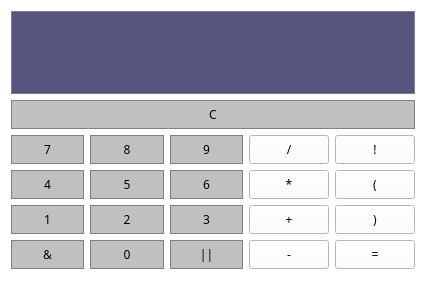
<?xml version="1.0" encoding="UTF-8"?>
<ui version="4.0">
 <class>Calculator</class>
 <widget class="QMainWindow" name="Calculator">
  <property name="geometry">
   <rect>
    <x>0</x>
    <y>0</y>
    <width>426</width>
    <height>302</height>
   </rect>
  </property>
  <property name="windowTitle">
   <string>Calculator</string>
  </property>
  <property name="styleSheet">
   <string notr="true">background-color: rgb(255, 255, 255);</string>
  </property>
  <widget class="QWidget" name="centralWidget">
   <layout class="QGridLayout" name="gridLayout">
    <item row="4" column="0">
     <widget class="QPushButton" name="Button1">
      <property name="sizePolicy">
       <sizepolicy hsizetype="Preferred" vsizetype="Preferred">
        <horstretch>0</horstretch>
        <verstretch>0</verstretch>
       </sizepolicy>
      </property>
      <property name="font">
       <font>
        <family>Century Gothic</family>
        <weight>50</weight>
        <italic>false</italic>
        <bold>false</bold>
       </font>
      </property>
      <property name="styleSheet">
       <string notr="true">QPushButton{
  background-color:#C0C0C0;
  border:1px solid gray;
  padding:5px;
}
QPushButton:pressed{
  background-color:#A9A9A9;
  border:1px solid gray;
  padding:5px;
}</string>
      </property>
      <property name="text">
       <string>1</string>
      </property>
     </widget>
    </item>
    <item row="2" column="2">
     <widget class="QPushButton" name="Button9">
      <property name="sizePolicy">
       <sizepolicy hsizetype="Preferred" vsizetype="Preferred">
        <horstretch>0</horstretch>
        <verstretch>0</verstretch>
       </sizepolicy>
      </property>
      <property name="font">
       <font>
        <family>Century Gothic</family>
        <weight>50</weight>
        <italic>false</italic>
        <bold>false</bold>
       </font>
      </property>
      <property name="styleSheet">
       <string notr="true">QPushButton{
  background-color:#C0C0C0;
  border:1px solid gray;
  padding:5px;
}
QPushButton:pressed{
  background-color:#A9A9A9;
  border:1px solid gray;
  padding:5px;
}</string>
      </property>
      <property name="text">
       <string>9</string>
      </property>
     </widget>
    </item>
    <item row="4" column="2">
     <widget class="QPushButton" name="Button3">
      <property name="sizePolicy">
       <sizepolicy hsizetype="Preferred" vsizetype="Preferred">
        <horstretch>0</horstretch>
        <verstretch>0</verstretch>
       </sizepolicy>
      </property>
      <property name="font">
       <font>
        <family>Century Gothic</family>
        <weight>50</weight>
        <italic>false</italic>
        <bold>false</bold>
       </font>
      </property>
      <property name="styleSheet">
       <string notr="true">QPushButton{
  background-color:#C0C0C0;
  border:1px solid gray;
  padding:5px;
}
QPushButton:pressed{
  background-color:#A9A9A9;
  border:1px solid gray;
  padding:5px;
}</string>
      </property>
      <property name="text">
       <string>3</string>
      </property>
     </widget>
    </item>
    <item row="3" column="3">
     <widget class="QPushButton" name="Multiply">
      <property name="sizePolicy">
       <sizepolicy hsizetype="Preferred" vsizetype="Preferred">
        <horstretch>0</horstretch>
        <verstretch>0</verstretch>
       </sizepolicy>
      </property>
      <property name="font">
       <font>
        <family>Century Gothic</family>
        <weight>50</weight>
        <italic>false</italic>
        <bold>false</bold>
       </font>
      </property>
      <property name="styleSheet">
       <string notr="true">QLineEdit{
  background-color:rgb(0, 0, 0);
  border:1px solid gray;
  color:#ffffff;
}</string>
      </property>
      <property name="text">
       <string>*</string>
      </property>
     </widget>
    </item>
    <item row="3" column="2">
     <widget class="QPushButton" name="Button6">
      <property name="sizePolicy">
       <sizepolicy hsizetype="Preferred" vsizetype="Preferred">
        <horstretch>0</horstretch>
        <verstretch>0</verstretch>
       </sizepolicy>
      </property>
      <property name="font">
       <font>
        <family>Century Gothic</family>
        <weight>50</weight>
        <italic>false</italic>
        <bold>false</bold>
       </font>
      </property>
      <property name="styleSheet">
       <string notr="true">QPushButton{
  background-color:#C0C0C0;
  border:1px solid gray;
  padding:5px;
}
QPushButton:pressed{
  background-color:#A9A9A9;
  border:1px solid gray;
  padding:5px;
}</string>
      </property>
      <property name="text">
       <string>6</string>
      </property>
     </widget>
    </item>
    <item row="3" column="4">
     <widget class="QPushButton" name="LeftParenthesis">
      <property name="sizePolicy">
       <sizepolicy hsizetype="Preferred" vsizetype="Preferred">
        <horstretch>0</horstretch>
        <verstretch>0</verstretch>
       </sizepolicy>
      </property>
      <property name="font">
       <font>
        <family>Century Gothic</family>
        <weight>50</weight>
        <italic>false</italic>
        <bold>false</bold>
       </font>
      </property>
      <property name="styleSheet">
       <string notr="true">QLineEdit{
  background-color:rgb(0, 0, 0);
  border:1px solid gray;
  color:#ffffff;
}</string>
      </property>
      <property name="text">
       <string>(</string>
      </property>
     </widget>
    </item>
    <item row="4" column="3">
     <widget class="QPushButton" name="Add">
      <property name="sizePolicy">
       <sizepolicy hsizetype="Preferred" vsizetype="Preferred">
        <horstretch>0</horstretch>
        <verstretch>0</verstretch>
       </sizepolicy>
      </property>
      <property name="font">
       <font>
        <family>Century Gothic</family>
        <weight>50</weight>
        <italic>false</italic>
        <bold>false</bold>
       </font>
      </property>
      <property name="styleSheet">
       <string notr="true">QLineEdit{
  background-color:rgb(0, 0, 0);
  border:1px solid gray;
  color:#ffffff;
}</string>
      </property>
      <property name="text">
       <string>+</string>
      </property>
     </widget>
    </item>
    <item row="4" column="4">
     <widget class="QPushButton" name="RightParenthesis">
      <property name="sizePolicy">
       <sizepolicy hsizetype="Preferred" vsizetype="Preferred">
        <horstretch>0</horstretch>
        <verstretch>0</verstretch>
       </sizepolicy>
      </property>
      <property name="font">
       <font>
        <family>Century Gothic</family>
        <weight>50</weight>
        <italic>false</italic>
        <bold>false</bold>
       </font>
      </property>
      <property name="styleSheet">
       <string notr="true">QLineEdit{
  background-color:rgb(0, 0, 0);
  border:1px solid gray;
  color:#ffffff;
}</string>
      </property>
      <property name="text">
       <string>)</string>
      </property>
     </widget>
    </item>
    <item row="2" column="1">
     <widget class="QPushButton" name="Button8">
      <property name="sizePolicy">
       <sizepolicy hsizetype="Preferred" vsizetype="Preferred">
        <horstretch>0</horstretch>
        <verstretch>0</verstretch>
       </sizepolicy>
      </property>
      <property name="font">
       <font>
        <family>Century Gothic</family>
        <weight>50</weight>
        <italic>false</italic>
        <bold>false</bold>
       </font>
      </property>
      <property name="styleSheet">
       <string notr="true">QPushButton{
  background-color:#C0C0C0;
  border:1px solid gray;
  padding:5px;
}
QPushButton:pressed{
  background-color:#A9A9A9;
  border:1px solid gray;
  padding:5px;
}</string>
      </property>
      <property name="text">
       <string>8</string>
      </property>
     </widget>
    </item>
    <item row="2" column="0">
     <widget class="QPushButton" name="Button7">
      <property name="sizePolicy">
       <sizepolicy hsizetype="Preferred" vsizetype="Preferred">
        <horstretch>0</horstretch>
        <verstretch>0</verstretch>
       </sizepolicy>
      </property>
      <property name="font">
       <font>
        <family>Century Gothic</family>
        <weight>50</weight>
        <italic>false</italic>
        <bold>false</bold>
       </font>
      </property>
      <property name="styleSheet">
       <string notr="true">QPushButton{
  background-color:#C0C0C0;
  border:1px solid gray;
  padding:5px;
}
QPushButton:pressed{
  background-color:#A9A9A9;
  border:1px solid gray;
  padding:5px;
}</string>
      </property>
      <property name="text">
       <string>7</string>
      </property>
     </widget>
    </item>
    <item row="3" column="1">
     <widget class="QPushButton" name="Button5">
      <property name="sizePolicy">
       <sizepolicy hsizetype="Preferred" vsizetype="Preferred">
        <horstretch>0</horstretch>
        <verstretch>0</verstretch>
       </sizepolicy>
      </property>
      <property name="font">
       <font>
        <family>Century Gothic</family>
        <weight>50</weight>
        <italic>false</italic>
        <bold>false</bold>
       </font>
      </property>
      <property name="styleSheet">
       <string notr="true">QPushButton{
  background-color:#C0C0C0;
  border:1px solid gray;
  padding:5px;
}
QPushButton:pressed{
  background-color:#A9A9A9;
  border:1px solid gray;
  padding:5px;
}</string>
      </property>
      <property name="text">
       <string>5</string>
      </property>
     </widget>
    </item>
    <item row="5" column="1">
     <widget class="QPushButton" name="Button0">
      <property name="sizePolicy">
       <sizepolicy hsizetype="Preferred" vsizetype="Preferred">
        <horstretch>0</horstretch>
        <verstretch>0</verstretch>
       </sizepolicy>
      </property>
      <property name="font">
       <font>
        <family>Century Gothic</family>
        <weight>50</weight>
        <italic>false</italic>
        <bold>false</bold>
       </font>
      </property>
      <property name="styleSheet">
       <string notr="true">QPushButton{
  background-color:#C0C0C0;
  border:1px solid gray;
  padding:5px;
}
QPushButton:pressed{
  background-color:#A9A9A9;
  border:1px solid gray;
  padding:5px;
}</string>
      </property>
      <property name="text">
       <string>0</string>
      </property>
     </widget>
    </item>
    <item row="5" column="3">
     <widget class="QPushButton" name="Subtract">
      <property name="sizePolicy">
       <sizepolicy hsizetype="Preferred" vsizetype="Preferred">
        <horstretch>0</horstretch>
        <verstretch>0</verstretch>
       </sizepolicy>
      </property>
      <property name="font">
       <font>
        <family>Century Gothic</family>
        <weight>50</weight>
        <italic>false</italic>
        <bold>false</bold>
       </font>
      </property>
      <property name="styleSheet">
       <string notr="true">QLineEdit{
  background-color:rgb(0, 0, 0);
  border:1px solid gray;
  color:#ffffff;
}</string>
      </property>
      <property name="text">
       <string>-</string>
      </property>
     </widget>
    </item>
    <item row="2" column="4">
     <widget class="QPushButton" name="Not">
      <property name="sizePolicy">
       <sizepolicy hsizetype="Preferred" vsizetype="Preferred">
        <horstretch>0</horstretch>
        <verstretch>0</verstretch>
       </sizepolicy>
      </property>
      <property name="font">
       <font>
        <family>Century Gothic</family>
        <weight>50</weight>
        <italic>false</italic>
        <bold>false</bold>
       </font>
      </property>
      <property name="styleSheet">
       <string notr="true">QLineEdit{
  background-color:rgb(0, 0, 0);
  border:1px solid gray;
  color:#ffffff;
}</string>
      </property>
      <property name="text">
       <string>!</string>
      </property>
     </widget>
    </item>
    <item row="5" column="4">
     <widget class="QPushButton" name="Equals">
      <property name="sizePolicy">
       <sizepolicy hsizetype="Preferred" vsizetype="Preferred">
        <horstretch>0</horstretch>
        <verstretch>0</verstretch>
       </sizepolicy>
      </property>
      <property name="font">
       <font>
        <family>Century Gothic</family>
        <weight>50</weight>
        <italic>false</italic>
        <bold>false</bold>
       </font>
      </property>
      <property name="styleSheet">
       <string notr="true">QLineEdit{
  background-color:rgb(0, 0, 0);
  border:1px solid gray;
  color:#ffffff;
}</string>
      </property>
      <property name="text">
       <string>=</string>
      </property>
     </widget>
    </item>
    <item row="2" column="3">
     <widget class="QPushButton" name="Divide">
      <property name="sizePolicy">
       <sizepolicy hsizetype="Preferred" vsizetype="Preferred">
        <horstretch>0</horstretch>
        <verstretch>0</verstretch>
       </sizepolicy>
      </property>
      <property name="font">
       <font>
        <family>Century Gothic</family>
        <weight>50</weight>
        <italic>false</italic>
        <bold>false</bold>
       </font>
      </property>
      <property name="styleSheet">
       <string notr="true">QLineEdit{
  background-color:rgb(0, 0, 0);
  border:1px solid gray;
  color:#ffffff;
}</string>
      </property>
      <property name="text">
       <string>/</string>
      </property>
     </widget>
    </item>
    <item row="0" column="0" colspan="5">
     <widget class="QLineEdit" name="Display">
      <property name="sizePolicy">
       <sizepolicy hsizetype="Preferred" vsizetype="Expanding">
        <horstretch>0</horstretch>
        <verstretch>0</verstretch>
       </sizepolicy>
      </property>
      <property name="font">
       <font>
        <family>Arial</family>
        <pointsize>18</pointsize>
        <weight>75</weight>
        <bold>true</bold>
       </font>
      </property>
      <property name="styleSheet">
       <string notr="true">QLineEdit{
background-color: rgb(85, 85, 127);
  border:1px solid gray;
  color:#ffffff;
}</string>
      </property>
      <property name="text">
       <string/>
      </property>
      <property name="alignment">
       <set>Qt::AlignRight|Qt::AlignTrailing|Qt::AlignVCenter</set>
      </property>
     </widget>
    </item>
    <item row="5" column="2">
     <widget class="QPushButton" name="Or">
      <property name="sizePolicy">
       <sizepolicy hsizetype="Preferred" vsizetype="Preferred">
        <horstretch>0</horstretch>
        <verstretch>0</verstretch>
       </sizepolicy>
      </property>
      <property name="font">
       <font>
        <family>Century Gothic</family>
        <weight>50</weight>
        <italic>false</italic>
        <bold>false</bold>
       </font>
      </property>
      <property name="accessibleName">
       <string/>
      </property>
      <property name="styleSheet">
       <string notr="true">QPushButton{
  background-color:#C0C0C0;
  border:1px solid gray;
  padding:5px;
}
QPushButton:pressed{
  background-color:#A9A9A9;
  border:1px solid gray;
  padding:5px;
}</string>
      </property>
      <property name="text">
       <string>||</string>
      </property>
     </widget>
    </item>
    <item row="3" column="0">
     <widget class="QPushButton" name="Button4">
      <property name="sizePolicy">
       <sizepolicy hsizetype="Preferred" vsizetype="Preferred">
        <horstretch>0</horstretch>
        <verstretch>0</verstretch>
       </sizepolicy>
      </property>
      <property name="font">
       <font>
        <family>Century Gothic</family>
        <weight>50</weight>
        <italic>false</italic>
        <bold>false</bold>
       </font>
      </property>
      <property name="styleSheet">
       <string notr="true">QPushButton{
  background-color:#C0C0C0;
  border:1px solid gray;
  padding:5px;
}
QPushButton:pressed{
  background-color:#A9A9A9;
  border:1px solid gray;
  padding:5px;
}</string>
      </property>
      <property name="text">
       <string>4</string>
      </property>
     </widget>
    </item>
    <item row="4" column="1">
     <widget class="QPushButton" name="Button2">
      <property name="sizePolicy">
       <sizepolicy hsizetype="Preferred" vsizetype="Preferred">
        <horstretch>0</horstretch>
        <verstretch>0</verstretch>
       </sizepolicy>
      </property>
      <property name="font">
       <font>
        <family>Century Gothic</family>
        <weight>50</weight>
        <italic>false</italic>
        <bold>false</bold>
       </font>
      </property>
      <property name="styleSheet">
       <string notr="true">QPushButton{
  background-color:#C0C0C0;
  border:1px solid gray;
  padding:5px;
}
QPushButton:pressed{
  background-color:#A9A9A9;
  border:1px solid gray;
  padding:5px;
}</string>
      </property>
      <property name="text">
       <string>2</string>
      </property>
     </widget>
    </item>
    <item row="5" column="0">
     <widget class="QPushButton" name="And">
      <property name="sizePolicy">
       <sizepolicy hsizetype="Preferred" vsizetype="Preferred">
        <horstretch>0</horstretch>
        <verstretch>0</verstretch>
       </sizepolicy>
      </property>
      <property name="font">
       <font>
        <family>Century Gothic</family>
        <weight>50</weight>
        <italic>false</italic>
        <bold>false</bold>
       </font>
      </property>
      <property name="mouseTracking">
       <bool>false</bool>
      </property>
      <property name="toolTip">
       <string>&lt;html&gt;&lt;head/&gt;&lt;body&gt;&lt;p&gt;&lt;br/&gt;&lt;/p&gt;&lt;/body&gt;&lt;/html&gt;</string>
      </property>
      <property name="whatsThis">
       <string>&lt;html&gt;&lt;head/&gt;&lt;body&gt;&lt;p&gt;&lt;br/&gt;&lt;/p&gt;&lt;/body&gt;&lt;/html&gt;</string>
      </property>
      <property name="styleSheet">
       <string notr="true">QPushButton{
  background-color:#C0C0C0;
  border:1px solid gray;
  padding:5px;
}
QPushButton:pressed{
  background-color:#A9A9A9;
  border:1px solid gray;
  padding:5px;
}
</string>
      </property>
      <property name="text">
       <string>&amp;&amp;</string>
      </property>
     </widget>
    </item>
    <item row="1" column="0" colspan="5">
     <widget class="QPushButton" name="Clear">
      <property name="sizePolicy">
       <sizepolicy hsizetype="Preferred" vsizetype="Preferred">
        <horstretch>0</horstretch>
        <verstretch>0</verstretch>
       </sizepolicy>
      </property>
      <property name="font">
       <font>
        <family>Century Gothic</family>
        <weight>50</weight>
        <italic>false</italic>
        <bold>false</bold>
       </font>
      </property>
      <property name="styleSheet">
       <string notr="true">QPushButton{
  background-color:#C0C0C0;
  border:1px solid gray;
  padding:5px;
}
QPushButton:pressed{
  background-color:#A9A9A9;
  border:1px solid gray;
  padding:5px;
}</string>
      </property>
      <property name="text">
       <string>C</string>
      </property>
     </widget>
    </item>
   </layout>
  </widget>
  <widget class="QMenuBar" name="menuBar">
   <property name="geometry">
    <rect>
     <x>0</x>
     <y>0</y>
     <width>426</width>
     <height>26</height>
    </rect>
   </property>
  </widget>
  <widget class="QStatusBar" name="statusBar"/>
 </widget>
 <layoutdefault spacing="6" margin="11"/>
 <resources/>
 <connections/>
</ui>
